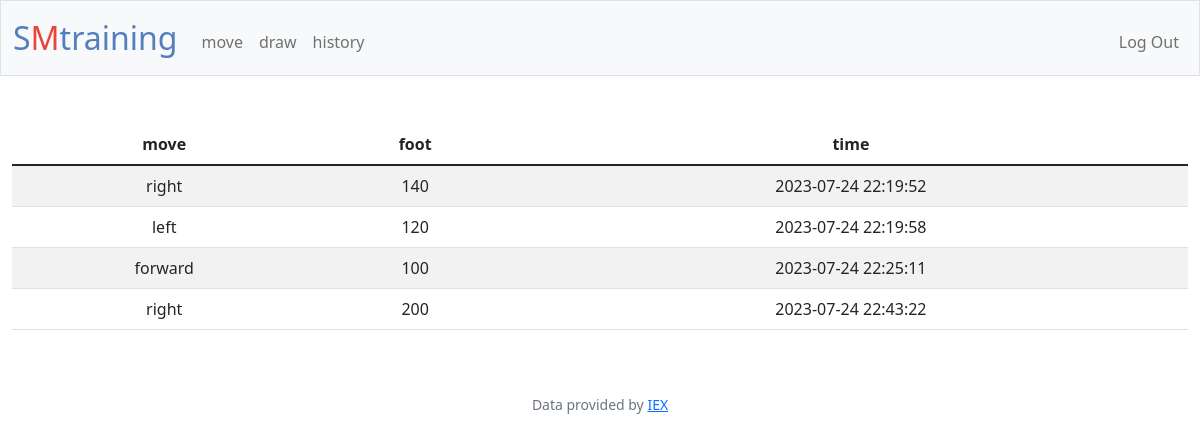
Page / (signed in) on the committed database.
### tables this page shows
CREATE TABLE robot (
    id INTEGER PRIMARY KEY AUTOINCREMENT,
    user_id INTEGER NOT NULL ,
    move TEXT NOT NULL ,
    FOOT INTEGER ,
    time TIMESTAMP DEFAULT CURRENT_TIMESTAMP ,
    FOREIGN KEY(user_id)REFERENCES users(id)
    );

### app.py (the view)
@app.route("/")
@login_required
def index():
    user_id = session["user_id"]
    database = db.execute("SELECT * FROM robot WHERE user_id = ? ", user_id)
    return render_template("index.html", database=database)

### app.py (called while the page is built)
@app.after_request
def after_request(response):
    response.headers["Cache-Control"] = "no-cache, no-store, must-revalidate"
    response.headers["Expires"] = 0
    response.headers["Pragma"] = "no-cache"
    return response

### helpers.py (called while the page is built)
def login_required(f):
    @wraps(f)
    def decorated_function(*args, **kwargs):
        if session.get("user_id") is None:
            return redirect("/login")
        return f(*args, **kwargs)
    return decorated_function

### templates/index.html (shortened to what this page needs)
{% extends "layout.html" %}
{% block main %}
<table class="table table-striped">
    <thead>
      <tr>
        <th scope="col">move</th>
        <th scope="col">foot</th>
        <th scope="col">time</th>
      </tr>
    </thead>
    <tbody>
        {% for row in database %}
            <tr>
                <td>{{row["move"]}}</td>
                <td>{{row["FOOT"]}}</td>
                <td>{{ row["time"]}}</td>
           </tr>
            {%endfor%}
    </tbody>
  </table>
{% endblock %}

### static/styles.css (style rules this page uses)
body { background-color: #e6e7e9; background-repeat: no-repeat; background-attachment: fixed; background-size: cover; }

### rows in the picture
robot: move "right", FOOT "140", time "2023-07-24 22:19:52"
robot: move "left", FOOT "120", time "2023-07-24 22:19:58"
robot: move "forward", FOOT "100", time "2023-07-24 22:25:11"
robot: move "right", FOOT "200", time "2023-07-24 22:43:22"
